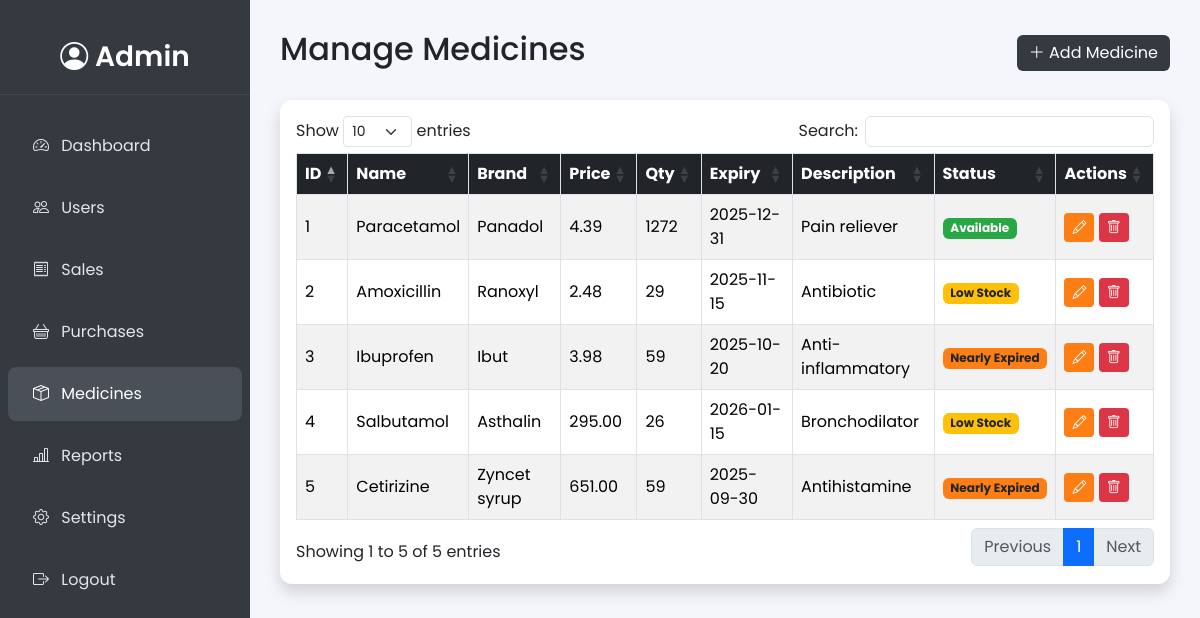
Page /Admin_medicines.php on the committed database.
### tables this page shows
CREATE TABLE IF NOT EXISTS medicines (
    medicine_id INT AUTO_INCREMENT PRIMARY KEY,
    name VARCHAR(100) NOT NULL,
    brand_name VARCHAR(100),
    description TEXT,
    unit_price DECIMAL(10,2) NOT NULL,
    quantity INT NOT NULL DEFAULT 0,
    expiry_date DATE,
    created_at TIMESTAMP DEFAULT CURRENT_TIMESTAMP
);

### Admin_medicines.php (the view, shortened to what this page needs)
<?php
include "connect.php";
$medicines = $conn->query("SELECT * FROM medicines ORDER BY medicine_id ASC")->fetchAll();
?>
<!DOCTYPE html>
<html lang="en">
<head>
<link href="https://cdn.jsdelivr.net/npm/bootstrap@5.3.2/dist/css/bootstrap.min.css" rel="stylesheet">
<link href="https://cdn.jsdelivr.net/npm/bootstrap-icons@1.11.1/font/bootstrap-icons.css" rel="stylesheet">
<link href="https://cdn.datatables.net/1.13.6/css/dataTables.bootstrap5.min.css" rel="stylesheet">
</head>
<body>
<div class="sidebar">
  <h3><i class="bi bi-person-circle"></i> Admin</h3>
  <a href="Admin_dashboard.php"><i class="bi bi-speedometer2 me-2"></i> Dashboard</a>
  <a href="users.php"><i class="bi bi-people me-2"></i> Users</a>
  <a href="sales.php"><i class="bi bi-receipt me-2"></i> Sales</a>
  <a href="Admin_purchases.php"><i class="bi bi-basket me-2"></i> Purchases</a>
  <a href="Admin_medicines.php" class="active"><i class="bi bi-box-seam me-2"></i> Medicines</a>
  <a href="Admin_reports.php"><i class="bi bi-bar-chart-line me-2"></i> Reports</a>
  <a href="settings.php"><i class="bi bi-gear me-2"></i> Settings</a>
  <a href="home.php"><i class="bi bi-box-arrow-right me-2"></i> Logout</a>
</div>
<div class="content">
  <div class="d-flex justify-content-between align-items-center mb-4">
    <h2>Manage Medicines</h2>
    <button class="btn btn-primary" data-bs-toggle="modal" data-bs-target="#medicineModal" onclick="resetForm()">
      <i class="bi bi-plus-lg"></i> Add Medicine
    </button>
  </div>
  <div class="card shadow p-3">
    <div class="table-responsive">
      <table id="medicinesTable" class="table table-striped table-bordered align-middle">
        <thead>
          <tr>
            <th>ID</th>
            <th>Name</th>
            <th>Brand</th>
            <th>Price</th>
            <th>Qty</th>
            <th>Expiry</th>
            <th>Description</th>
            <th>Status</th>
            <th>Actions</th>
          </tr>
        </thead>
        <tbody>
        <?php foreach ($medicines as $m):
            $status = '';
            $today = new DateTime();
            $expiry = new DateTime($m['expiry_date']);
            $diff = $today->diff($expiry)->days;
            if ($m['quantity'] == 0) $status = '<span class="badge badge-out text-white">Out of Stock</span>';
            else if ($diff <= 30) $status = '<span class="badge badge-expired">Nearly Expired</span>';
            else if ($m['quantity'] < 50) $status = '<span class="badge badge-low">Low Stock</span>';
            else $status = '<span class="badge badge-available text-white">Available</span>';
        ?>
          <tr>
            <td><?= $m['medicine_id'] ?></td>
            <td><?= htmlspecialchars($m['name']) ?></td>
            <td><?= htmlspecialchars($m['brand_name']) ?></td>
            <td><?= $m['unit_price'] ?></td>
            <td><?= $m['quantity'] ?></td>
            <td><?= $m['expiry_date'] ?></td>
            <td><?= htmlspecialchars($m['description']) ?></td>
            <td><?= $status ?></td>
            <td>
              <button class="btn btn-warning btn-sm" onclick='editMedicine(<?= json_encode($m) ?>)'><i class="bi bi-pencil"></i></button>
              <button class="btn btn-danger btn-sm" onclick="deleteMedicine(<?= $m['medicine_id'] ?>)"><i class="bi bi-trash"></i></button>
            </td>
          </tr>
        <?php endforeach; ?>
        </tbody>
      </table>
    </div>
  </div>
</div>
</body>
</html>

### Admin_medicines.php (style rules this page uses)
body { font-family: 'Poppins', sans-serif; display: flex; min-height: 100vh; background-color: #f4f6fc; margin: 0; }
.sidebar { width: 250px; background-color: #343a40; color: #fff; display: flex; flex-direction: column; padding-top: 20px; position: fixed; top:0; bottom:0; }
.sidebar h3 { font-weight: 600; text-align: center; border-bottom: 1px solid #444; padding: 20px 0; margin-bottom: 20px; }
.sidebar a { color: #e2e8e8ff; text-decoration: none; display:block; padding:15px 25px; margin:4px 8px; border-radius:8px; transition: background 0.3s, color 0.3s; }
.sidebar a:hover, .sidebar a.active { background-color: #495057; color: #fff; }
.content { flex: 1; margin-left: 250px; padding: 30px; }
.table th { background-color: #212529; color: #fff; }
.card { border-radius: 12px; border: none; }
.btn-primary { background-color: #343a40; border: none; color: #fff; }
.btn-warning { background-color: #fd7e14; border: none; color: #fff; }
.btn-danger { background-color: #dc3545; border: none; color: #fff; }
.badge-available { background-color: #28a745; }
.badge-low { background-color: #ffc107; color: #212529; }
.badge-expired { background-color: #fd7e14; color: #212529; }

### rows in the picture
medicines: medicine_id "1", name "Paracetamol", brand_name "Panadol", unit_price "4.39", quantity "1272", expiry_date "2025-12-31", description "Pain reliever", shows "Available"
medicines: medicine_id "2", name "Amoxicillin", brand_name "Ranoxyl", unit_price "2.48", quantity "29", expiry_date "2025-11-15", description "Antibiotic", shows "Low Stock"
medicines: medicine_id "3", name "Ibuprofen", brand_name "Ibut", unit_price "3.98", quantity "59", expiry_date "2025-10-20", description "Anti-inflammatory", shows "Nearly Expired"
medicines: medicine_id "4", name "Salbutamol", brand_name "Asthalin", unit_price "295.00", quantity "26", expiry_date "2026-01-15", description "Bronchodilator", shows "Low Stock"
medicines: medicine_id "5", name "Cetirizine", brand_name "Zyncet syrup", unit_price "651.00", quantity "59", expiry_date "2025-09-30", description "Antihistamine", shows "Nearly Expired"
